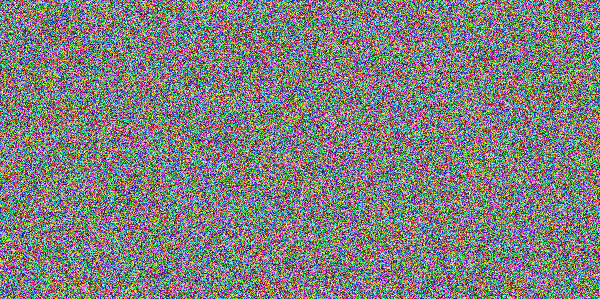
Frame 1 (no input)
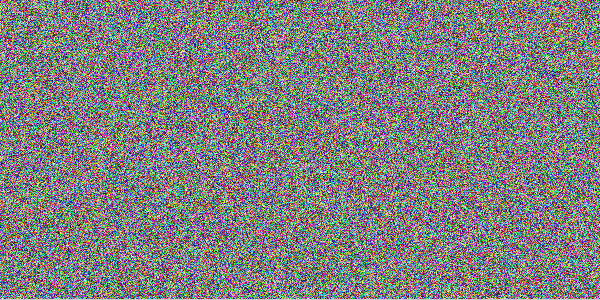
Frame 60 (the mouse pressed at the canvas centre just before this capture)
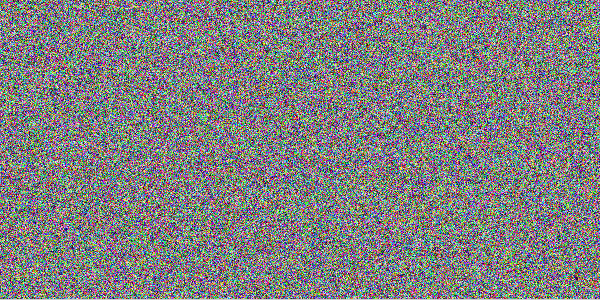
Frame 120 (the mouse held since frame 60 and released just before this capture)

The Processing sketch that drew these frames (run headless with seeded random() and noise(); from frame 60 on, the mouse is pressed at the canvas centre):

// Processing sketch: processing_1002
// ── processing_1002.pde

void setup() { 
  size(600, 300);
} 
void draw() { 
loadPixels();
for (int i = 0; i < (width*height)-width; i++) {
  color randomColor = color(random(255), random(255), random(255));
  pixels[i] = randomColor;

  } 
  updatePixels();

} 
